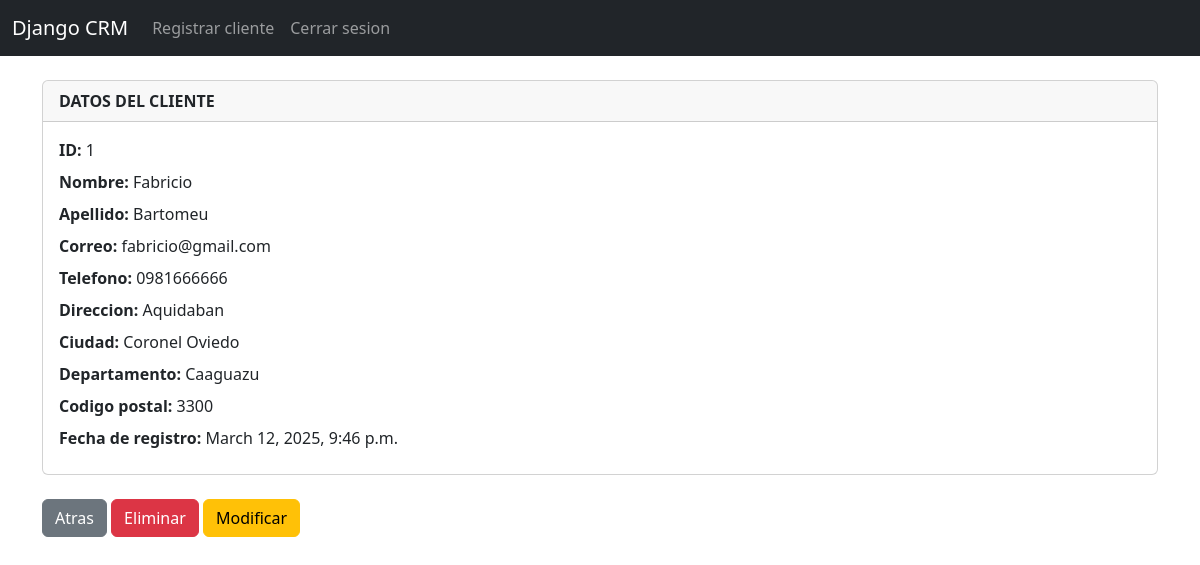
The page /record/1 (signed in) on the database its author committed.
### crmapp/models.py (models this page shows, shortened)
class Record(models.Model):
    created_at = models.DateTimeField(auto_now_add=True)
    first_name = models.CharField(max_length=100)
    last_name = models.CharField(max_length=100)
    email = models.EmailField()
    phone = models.CharField(max_length=100)
    address = models.CharField(max_length=300)
    city = models.CharField(max_length=100)
    state = models.CharField(max_length=100)
    zipcode = models.CharField(max_length=100)

### crmapp/views.py (the view)
# urls.py: path("record/<int:pk>", views.customer_record, name="record"),
def customer_record(request, pk):
    if request.user.is_authenticated:
        customer_record = Record.objects.get(id=pk)
        return render(request, "record.html", {"customer_record": customer_record})
    else:
        messages.success(request, "Debes de iniciar sesion para ver esta pagina")
        return redirect("home")

### crmapp/templates/record.html
{% extends 'base.html' %}
{% block content %}
<div class="card">
    <div class="card-header">
        <strong>DATOS DEL CLIENTE</strong>
    </div>
    <div class="card-body">
        <p class="card-text mb-2"><strong>ID: </strong>{{ customer_record.id }}</p>
        <p class="card-text mb-2"><strong>Nombre: </strong>{{ customer_record.first_name }}</p>
        <p class="card-text mb-2"><strong>Apellido: </strong>{{ customer_record.last_name }}</p>
        <p class="card-text mb-2"><strong>Correo: </strong>{{ customer_record.email }}</p>
        <p class="card-text mb-2"><strong>Telefono: </strong>{{ customer_record.phone }}</p>
        <p class="card-text mb-2"><strong>Direccion: </strong>{{ customer_record.address }}</p>
        <p class="card-text mb-2"><strong>Ciudad: </strong>{{ customer_record.city }}</p>
        <p class="card-text mb-2"><strong>Departamento: </strong>{{ customer_record.state }}</p>
        <p class="card-text mb-2"><strong>Codigo postal: </strong>{{ customer_record.zipcode }}</p>
        <p class="card-text mb-2"><strong>Fecha de registro: </strong>{{ customer_record.created_at }}</p>
    </div>
</div>
<br />
<a href="{% url 'home' %}" class="btn btn-secondary">Atras</a>
<a href="{% url 'delete_record' customer_record.id %}" class="btn btn-danger">Eliminar</a>
<a href="{% url 'update_record' customer_record.id %}" class="btn btn-warning">Modificar</a>
{% endblock %}

### rows shown on the page
Record: id "1", first_name "Fabricio", last_name "Bartomeu", email "fabricio@gmail.com", phone "0981666666", address "Aquidaban", city "Coronel Oviedo", state "Caaguazu", zipcode "3300", created_at "March 12, 2025, 9:46 p.m."
